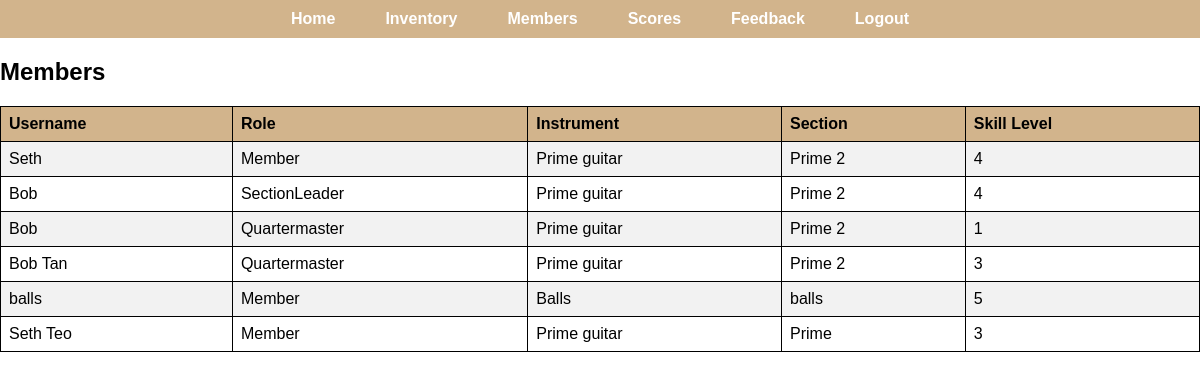
/members (signed in), run on the app's committed database.
### tables this page shows
CREATE TABLE users (
    user_id INTEGER PRIMARY KEY AUTOINCREMENT,
    username TEXT NOT NULL,
    password TEXT NOT NULL,
    role TEXT NOT NULL,
    instrument TEXT,
    section TEXT,
    skill_level TEXT
    );

### main.py (the view)
@app.route("/members")
def members():
  conn = get_db_connection()
  members = conn.execute("SELECT * FROM users").fetchall()
  conn.close()
  return render_template("members.html", members=members)

### main.py (called while the page is built)
def get_db_connection():
  conn = sqlite3.connect('guitar_club.db')
  conn.row_factory = sqlite3.Row # change accessing the database from a index to a key.
  return conn

@app.before_request
def require_login():
    allowed_routes = ['login', 'register', 'static']
    if 'user_id' not in session and request.endpoint not in allowed_routes:
        return redirect(url_for('login'))

### templates/members.html (shortened to what this page needs)
{% extends "base.html" %}
{% block content %}
<h2>Members</h2>
<table>
    <tr>
        <th>Username</th>
        <th>Role</th>
        <th>Instrument</th>
        <th>Section</th>
        <th>Skill Level</th>
    {% for member in members %}
    <tr>
        <td>{{ member.username }}</td>
        <td>{{ member.role }}</td>
        <td>{{ member.instrument }}</td>
        <td>{{ member.section }}</td>
        <td>{{ member.skill_level }}</td>
    </tr>
    {% endfor %}
</table>
{% endblock %}

### static/style.css (style rules this page uses)
body { font-family: Arial, sans-serif; margin: 0; padding: 0; }
table { width: 100%; border-collapse: collapse; margin: 20px 0; }
table, th, td { border: 1px solid black; text-align: left; padding: 8px; }
th { background-color: #D2B48C; }
tr:nth-child(even) { background-color: #f2f2f2; }

### data on the page
users: username "Seth", role "Member", instrument "Prime guitar", section "Prime 2", skill_level "4"
users: username "Bob", role "SectionLeader", instrument "Prime guitar", section "Prime 2", skill_level "4"
users: username "Bob", role "Quartermaster", instrument "Prime guitar", section "Prime 2", skill_level "1"
users: username "Bob Tan", role "Quartermaster", instrument "Prime guitar", section "Prime 2", skill_level "3"
users: username "balls", role "Member", instrument "Balls", section "balls", skill_level "5"
users: username "Seth Teo", role "Member", instrument "Prime guitar", section "Prime", skill_level "3"
